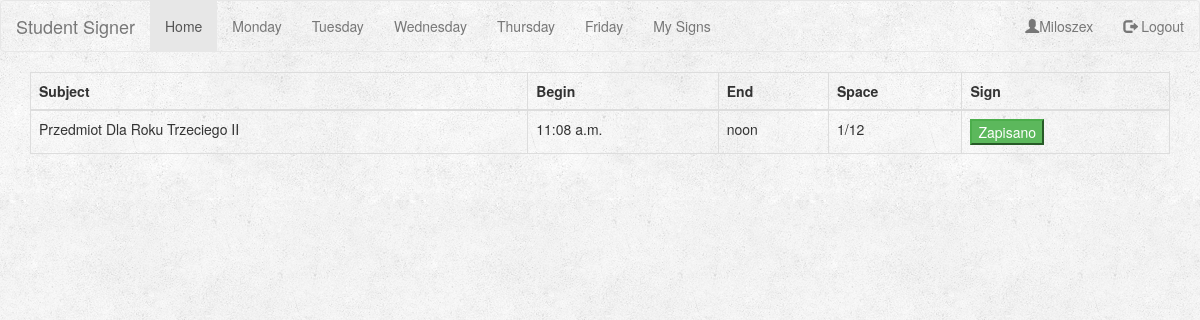
The app's page /tuesday/ (signed in) with its own data.
### signs/models.py (models this page shows, shortened)
class Subject(models.Model):
    DAY_CHOICE = (
        (1, 'Monday'),
        (2, 'Tuesday'),
        (3, 'Wednesday'),
        (4, 'Thursday'),
        (5, 'Friday'),
    )
    YEAR_CHOICE = (
        (0, 'undefined'),
        (1, '1'),
        (2, '2'),
        (3, '3'),
        (4, '4'),
        (5, '5'),
    )
    name = models.CharField(max_length=150)
    day = models.IntegerField(choices=DAY_CHOICE)
    begin_at = models.TimeField(blank=True)
    end_at = models.TimeField(blank=True)
    actual_space = models.IntegerField(default=0)
    space = models.IntegerField(default=0)
    year = models.IntegerField(choices=YEAR_CHOICE, default=0)
    class Meta:
        ordering = ['begin_at']

### signs/views.py (the view)
# urls.py: url(r'^tuesday/$', views.showTuesdayTable, name='showTuesday'),
def showTuesdayTable(request):
    user = request.user
    if request.user.is_authenticated():
        subjects = Subject.objects.all().filter(day=2, year=request.user.extendeduser.year)
    else:
        subjects = Subject.objects.all().filter(day=2, year=0)
    subjects_participation = {}
    try:
        for object in Subject.objects.all():
            if Sign.objects.all().filter(subject=object.id, user=user).exists():
                subjects_participation[object.id] = {'state': 'disabled', 'text': 'Zapisano'}
            else:
                subjects_participation[object.id] = {'state': ' ', 'text': 'Zapisz się'}
    except:
        pass
    return render(request, 'signs/tuesday.html', {'subjects': subjects, 'participation': subjects_participation})

### signs/templates/signs/tuesday.html (shortened to what this page needs)
{% extends 'base.html' %}
{% block pageContent %}
    <table class="table table-bordered">
    <thead>
    <tr>
        <th>Subject</th>
        <th>Begin</th>
        <th>End</th>
        <th>Space</th>
        <th>Sign</th>
    </tr>
    </thead>
{% for subject in subjects %}
    <tbody>
        <td>{{ subject.name }}</td>
        <td>{{ subject.begin_at }}</td>
        <td>{{ subject.end_at }}</td>
        <td> {{ subject.actual_space }}/{{ subject.space }}</td>
        <td><button class="btn-success subjectButton" day="tuesday" subjectId="{{ subject.id }}"
			{% for key, value in participation.items %}
				{% if key == subject.id %}
					{{value.state}}>{{value.text}}
				{% endif %}
			{% endfor %}
		</button><br></td>
    </tbody>
{% endfor %}
    </table>
{% endblock %}

### account/templates/base.html (shortened to what this page needs)
<!DOCTYPE html>
<html lang="en">
<head>
  <link rel="stylesheet" href="https://maxcdn.bootstrapcdn.com/bootstrap/3.3.7/css/bootstrap.min.css">
    {% load staticfiles %}
    <link rel="stylesheet" type="text/css" href="{% static 'account/style.css' %}">
</head>
<body>
<nav class="navbar navbar-default" id="bar">
  <div class="container-fluid">
    <div class="navbar-header">
      <a class="navbar-brand" href="#">Student Signer</a>
    </div>
    <ul class="nav navbar-nav">
      <li class="active"><a href="{% url 'index' %}">Home</a></li>
        {% if user.is_authenticated %}
      <li><a href="{% url 'showMonday' %}">Monday</a></li>
      <li><a href="{% url 'showTuesday' %}">Tuesday</a></li>
      <li><a href="{% url 'showWednesday' %}">Wednesday</a></li>
      <li><a href="{% url 'showThursday' %}">Thursday</a></li>
      <li><a href="{% url 'showFriday' %}">Friday</a></li>
      <li><a href="{% url 'mysigns' %}">My Signs</a></li>
            {% endif %}
    </ul>
      <ul class="nav navbar-nav navbar-right">
          {% if user.is_authenticated %}
              <li><a href="#"><span class="glyphicon glyphicon-user"></span>{{ user }}</a></li>
              <li><a href="{%  url 'logout' %}"><span class="glyphicon glyphicon-log-out"></span> Logout </a></li>
          {% else %}
              <li><a href="{% url 'register' %}"><span class="glyphicon glyphicon-user"></span> Sign Up</a></li>
              <li><a href="{% url 'login' %}"><span class="glyphicon glyphicon-log-in"></span> Login</a></li>
          {% endif %}
      </ul>
  </div>
</nav>
<div class="container-fluid">
    <div class="container">
        {% block pageContent %}
        {% endblock %}
    </div>
</div>
</body>
</html>

### account/static/account/style.css (style rules this page uses)
body { background: white url("images/background.png"); }
#bar { background: white url("images/background.png"); }

### records on screen
Subject: name "Przedmiot Dla Roku Trzeciego II", begin_at "11:08 a.m.", end_at "noon", actual_space "1", space "12", text "Zapisano"

### other values on screen
{{ user }} "Miloszex"
